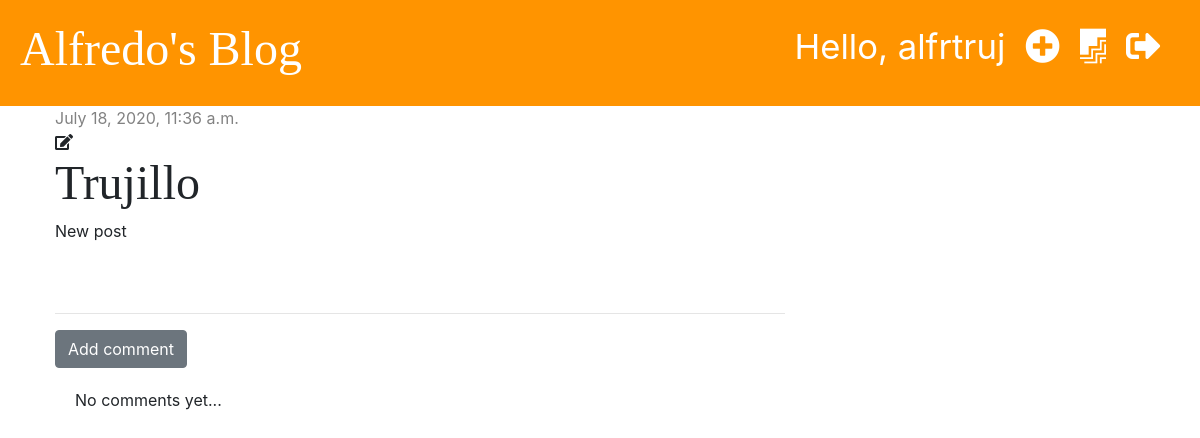
The page /post/9/ (signed in) on the database as committed earlier.
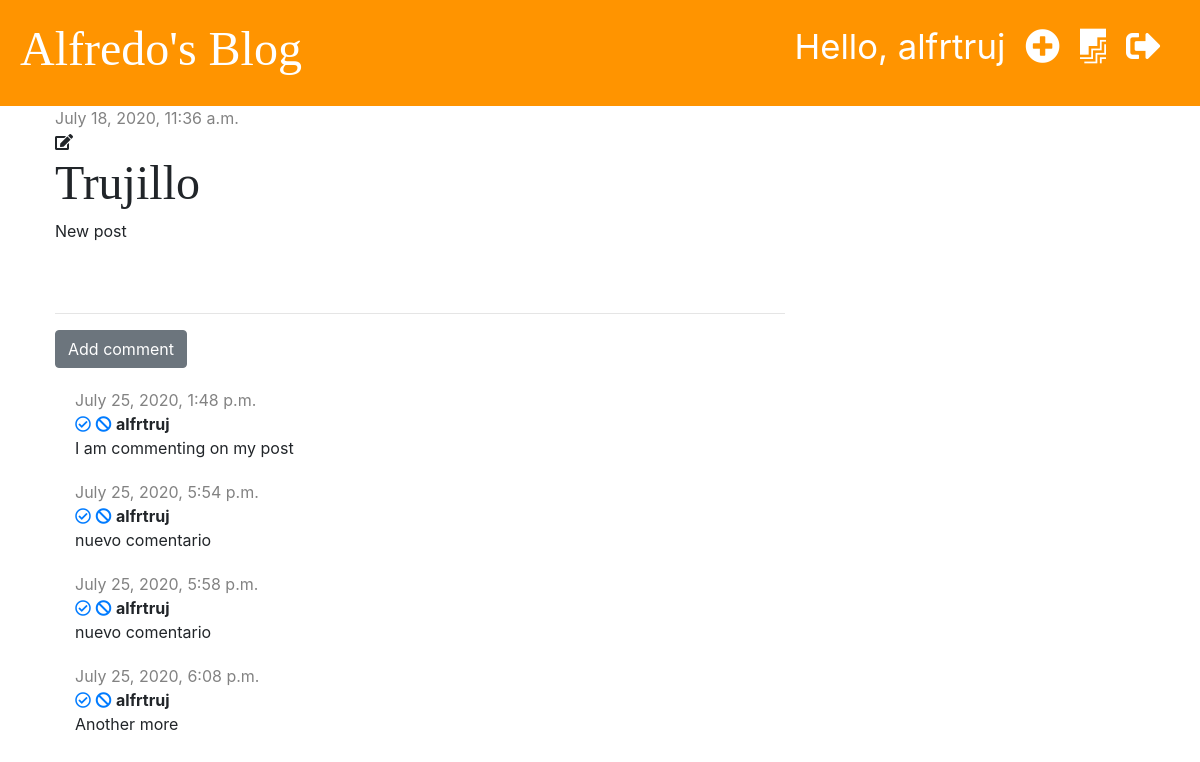
The same page on the database as committed later.
### blog/models.py (models this page shows, shortened)
class Post(models.Model):
    author = models.ForeignKey('auth.User', on_delete=models.CASCADE)
    title = models.CharField(max_length=200)
    text = models.TextField()
    created_date = models.DateTimeField(default= timezone.now)
    published_date = models.DateTimeField(blank=True, null=True)

class Comment(models.Model):
    post = models.ForeignKey('blog.Post', default=None, on_delete=models.CASCADE, related_name='comments')
    author = models.CharField(max_length=200)
    text = models.TextField()
    created_date = models.DateTimeField(default=timezone.now)
    approved = models.BooleanField(default=False)

### blog/views.py (the view)
# urls.py: path('post/<int:pk>/', views.post_detail, name='post_detail'),
def post_detail(request, pk):
    post = get_object_or_404(Post, pk=pk)
    stuff_for_frontend = {'post': post}
    return render(request, 'blog/post_detail.html', stuff_for_frontend)

### blog/templates/blog/post_detail.html (shortened to what this page needs)
{% extends 'blog/base.html' %}
{% block content %}
   <div class="post">
        {% if post.published_date %}
            <div class="date">
                {{ post.published_date }}
            </div>
        {% else %}
            <a href="{% url 'post_publish' pk=post.pk %}" class="btn btn-primary">Publish</a>
        {% endif %}
        {% if user.is_authenticated %}
            <a href="{% url 'post_edit' pk=post.pk %}"><i class="fas fa-edit"></i></a>
        {% endif %}
        <h1>{{ post.title }}</h1>
        <p>{{ post.text|linebreaksbr }}</p>
   </div>
    <hr>
    <a href="{% url 'add_comment_to_post' pk=post.pk %}" class="btn btn-secondary">Add comment</a>
    {% for comment in post.comments.all %}
        {% if user.is_authenticated or comment.approved %}
        <div class="comment">
            <div class="date">
                {{ comment.created_date }}
            </div>
            {% if not comment.approved and user.is_superuser %}
                <a href="{% url 'comment_approve' pk=comment.pk %}"><i class="far fa-check-circle"></i></a>
                <a href="{% url 'comment_remove' pk=comment.pk %}"><i class="fas fa-ban"></i></a>
            {% endif %}
            <strong>{{ comment.author }}</strong>
            <p>{{ comment.text }}</p>
        </div>
        {% endif %}
    {% empty %}
    <div class="comment">
        <p>No comments yet...</p>
    </div>
    {% endfor %}
{% endblock %}

### blog/templates/blog/base.html (shortened to what this page needs)
{% load static %}
<!DOCTYPE html>
<html lang="en">
<head>
    <link rel="stylesheet" href="https://stackpath.bootstrapcdn.com/bootstrap/4.5.0/css/bootstrap.min.css">
    <link rel="stylesheet" href="{% static 'css/blog.css' %}">
    <link rel="stylesheet" href="https://use.fontawesome.com/releases/v5.0.6/css/all.css">
</head>
<body>
<div class="page-header">
    {% if user.is_authenticated %}
        <a href="{% url 'logout' %}" class="top-menu"><i class="fas fa-sign-out-alt"></i></a>
        <a href="{% url 'post_draft_list' %}" class="top-menu"><i class="fab fa-firstdraft"></i></a>
        <a href="{% url 'post_new' %}" class="top-menu"><i class="fas fa-plus-circle"></i></a>
        <p class="top-menu">Hello, {{ user.username }}</p>
    {% else %}
        <a href="{% url 'login' %}" class="top-menu"><i class="fas fa-sign-in-alt"></i></a>
    {% endif %}
    <h1><a href="{% url 'post_list' %}">Alfredo's Blog</a></h1>
</div>
<div class="content container">
    <div class="row">
        <div class="col-md-8">
            {% block content %}
            {% endblock %}
        </div>
    </div>
</div>
</body>
</html>

### blog/static/css/blog.css (style rules this page uses)
.page-header { background-color: #ff9400; margin-top: 0; padding: 20px 20px 20px 20px; }
.page-header h1, .page-header h1 a { color: #ffffff; font-size: 36pt; text-decoration: none; }
.content { margin-left: 40px; }
h1, h2, h3, h4 { font-family: 'Tangerine', 'Inconsolata', 'Droid Sans', serif; font-size: 48px; }
.date { color: #828282; }
.post { margin-bottom: 70px; }
.top-menu, .top-menu:hover { color: #ffffff; float: right; font-size: 26pt; margin-right: 20px; }
.fa-edit::before { color: #212529; }
.comment { margin: 20px 0px 20px 20px; }

Rows that differ between the two databases and show on the page:
added Comment: created_date "July 25, 2020, 1:48 p.m.", approved False (drawn), author "alfrtruj", text "I am commenting on my post"
added Comment: created_date "July 25, 2020, 5:54 p.m.", approved False (drawn), author "alfrtruj", text "nuevo comentario"
added Comment: created_date "July 25, 2020, 5:58 p.m.", approved False (drawn), author "alfrtruj", text "nuevo comentario"
added Comment: created_date "July 25, 2020, 6:08 p.m.", approved False (drawn), author "alfrtruj", text "Another more"
Other text that changed with them:
text no longer shown: "No comments yet..."
